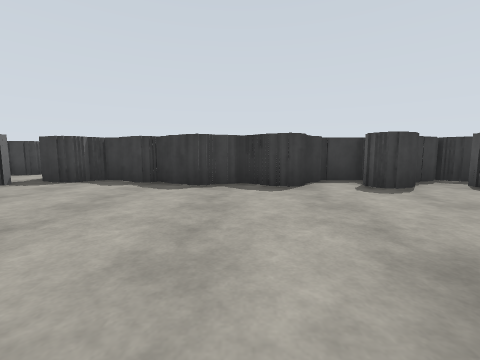
View 1 (above)

24 first-person views from a walk through a world built for the Gazebo simulator. The camera is 1.2 m above the floor, tilts 6° down and sees 90° across. The floor is counted in squares, 2 m on a side. Each view is taken from the middle of a square. On the plan, view 1 faces up. The plan holds only what a view shows up to about 9 squares ahead; the rest is blank. The place goes on beyond the plan. Simple shapes stand in for some stock models.

View 2
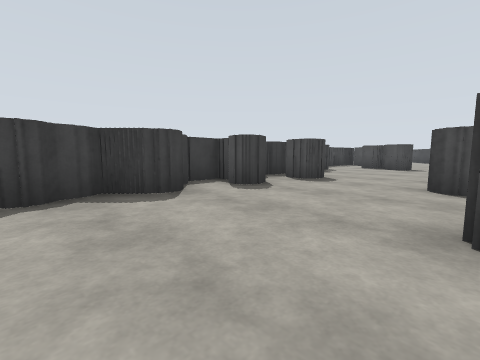

View 3
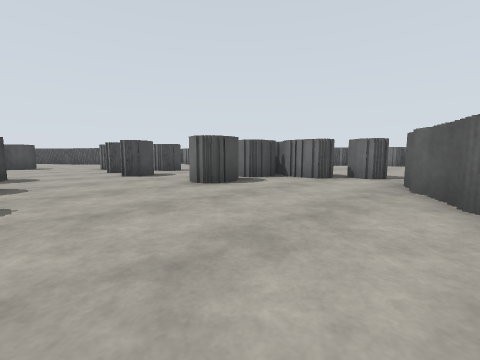

View 4
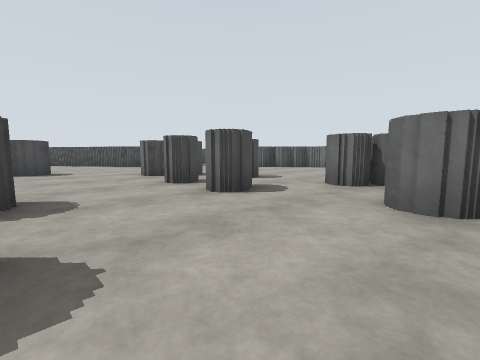

View 5
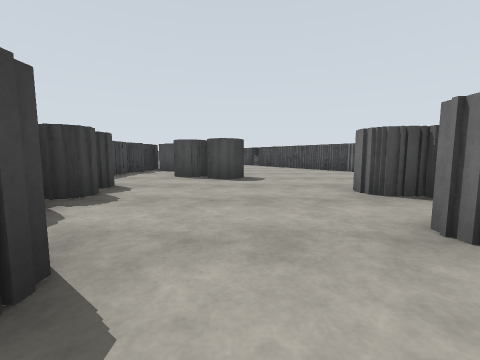

View 6
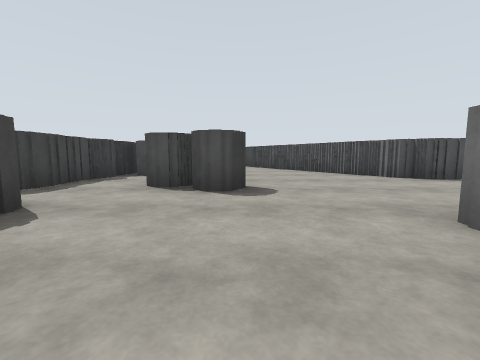

View 7
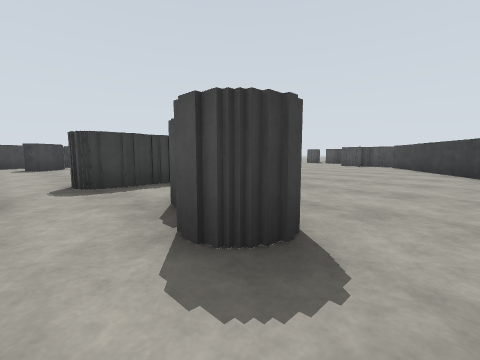

View 8
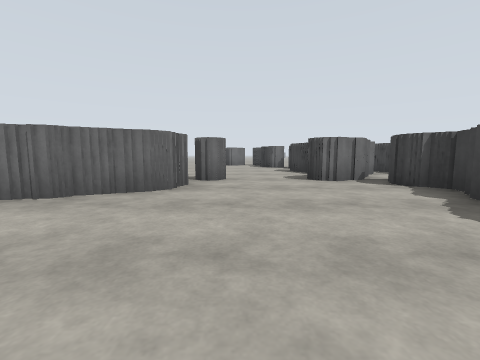

View 9
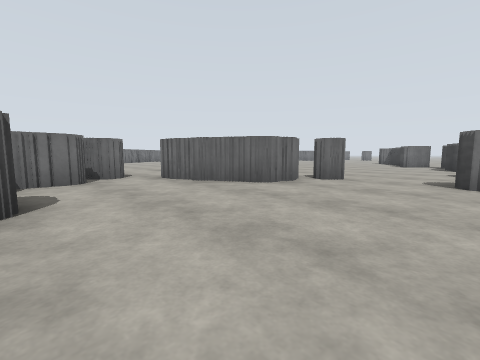

View 10
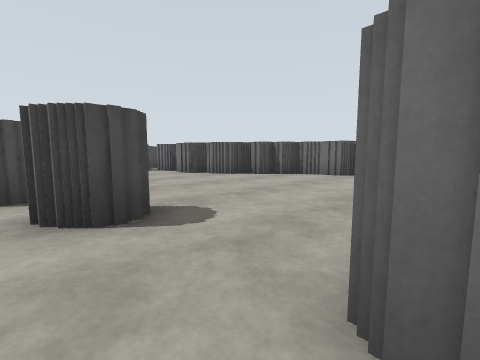

View 11
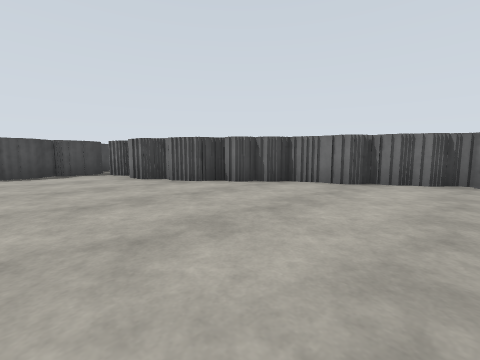

View 12
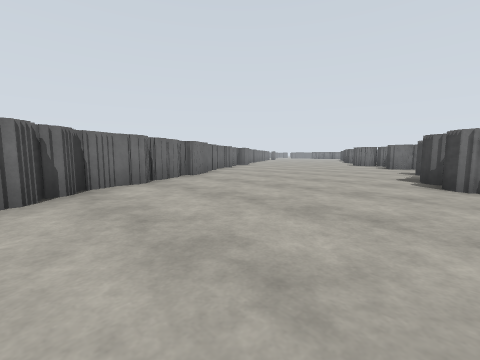

View 13
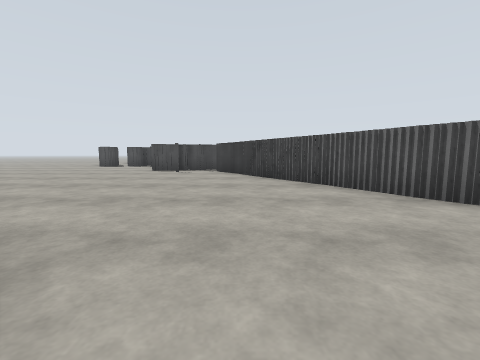

View 14
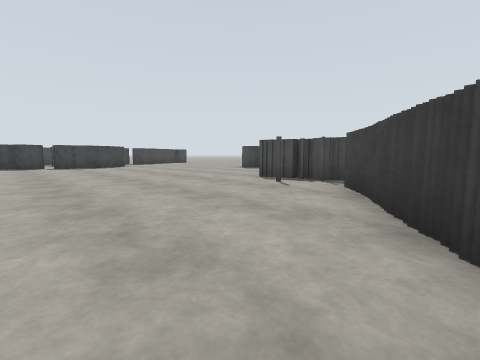

View 15
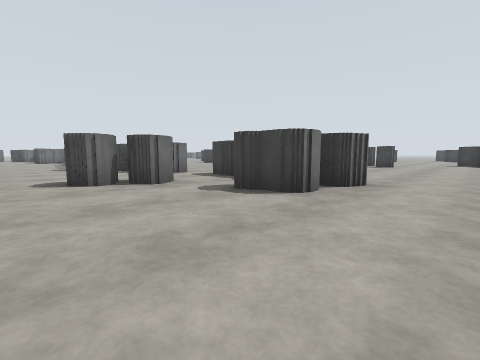

View 16
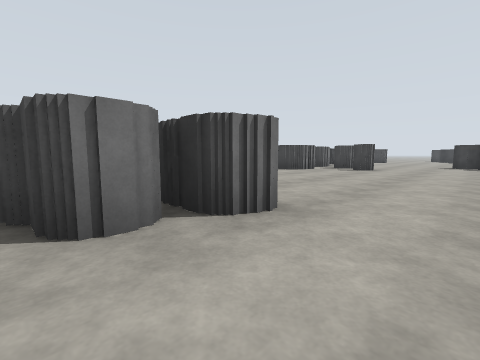

View 17
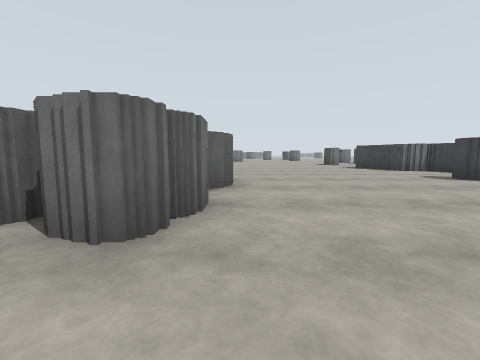

View 18
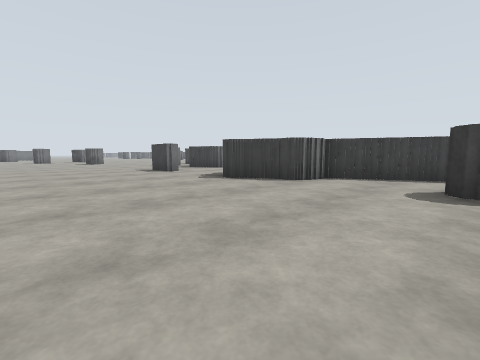

View 19
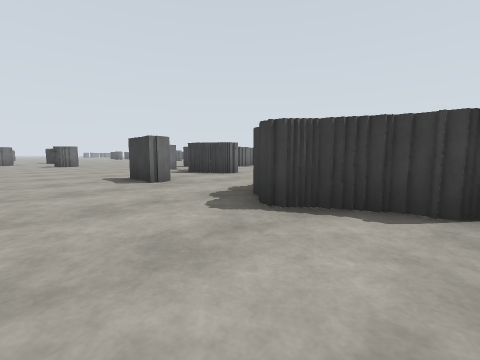

View 20
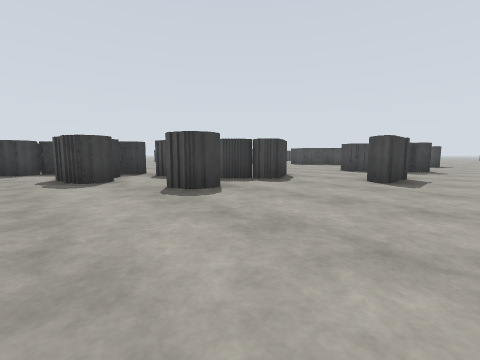

View 21
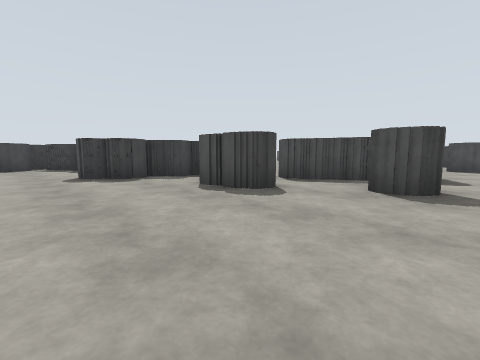

View 22
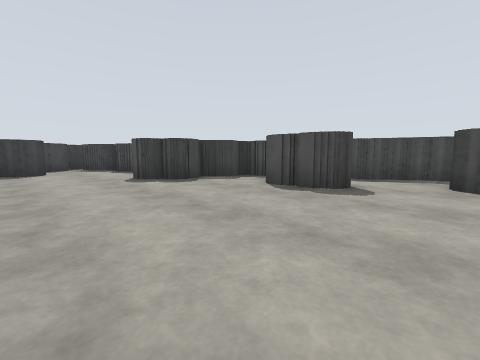

View 23
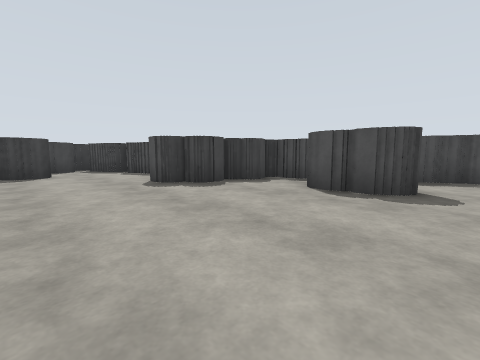

View 24
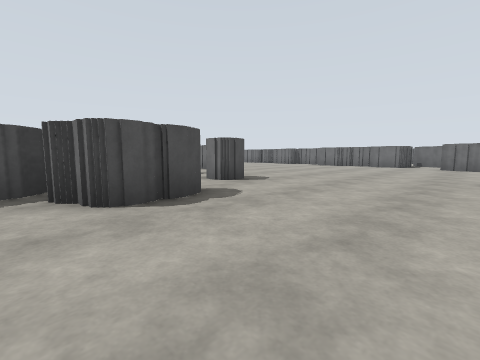

### Floor plan
Key: @ floor where view 1 was taken; # wall or solid block; . floor.
Columns run from 8 left of view 1 to 22 right of it. Each row starts with its distance up from view 1.
 28   #
 27  ###
 26  ..#
 25 #..#
 24 ....
 23 ... #
 22 ...##
 21 ...####
 20 ......#.
 19 ....####
 18 ....####
 17 .......###..           ..
 16 ......#.##...  ###    ...
 15  ...........####...   .....
 14  ............###..# ........
 13  ........##..................
 12  ..............................
 11  ..............................
 10  .... .........................
  9  ...  .........................
  8  ##            ................
  7 ##.              .#####.......#
  6  #..###  ########....##.......#
  5 #####.####.#.###.....#........#
  4 #..#.........#....##........###
  3 ..................#........##
  2 .........................###
  1 ...##....#..#.#.#.......##
  0  ...##..@##...###.....###
 -1      ##..###..#   ...##
 -2       #.####........##
 -3       .#.............#
 -4      ...............##
 -5      ............####
 -6        .........##
 -7         ......###

Positions as (right, up) in squares from view 1, and headings:
1: (0, 0), facing up
2: (-1, 1), facing up-right
3: (-3, 4), facing down-right
4: (1, 4), facing down-right
5: (4, 3), facing right
6: (6, 3), facing right
7: (9, 2), facing up-right
8: (1, 2), facing left
9: (1, 4), facing down-left
10: (3, 0), facing down-right
11: (4, -2), facing down-right
12: (8, -2), facing down-left
13: (13, 4), facing right
14: (17, 3), facing up-right
15: (16, 2), facing up-left
16: (16, 5), facing up-left
17: (16, 8), facing left
18: (10, 9), facing up-left
19: (7, 11), facing up-left
20: (-5, 12), facing up-right
21: (-7, 15), facing up-right
22: (-8, 16), facing up-right
23: (-8, 17), facing up-right
24: (-7, 20), facing down-right
